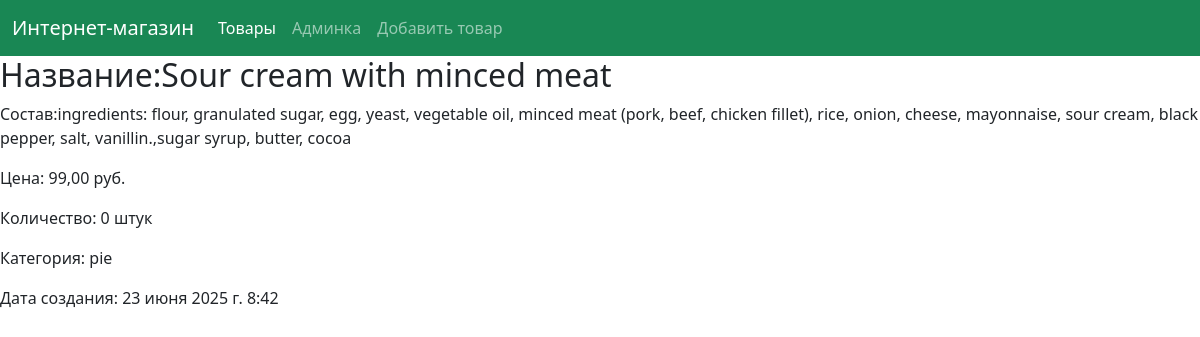
The app's page /product/2 with its own data.
### shop_app/models.py (models this page shows, shortened)
class Product(models.Model):
    name = models.CharField(max_length=200, verbose_name='Название товара', null=True)
    description = models.TextField(blank=True, verbose_name='Состав')
    price = models.DecimalField(max_digits=10, decimal_places=2, verbose_name='Цена')
    quantity = models.IntegerField(blank=True, default=0, verbose_name='Количество')
    created_at = models.DateTimeField(auto_now_add=True)
    category = models.ForeignKey(Category, on_delete=models.CASCADE, related_name='products')

class Category(models.Model):
    category_id = models.AutoField(primary_key=True)
    name = models.CharField(max_length=150, verbose_name='Название категории', default='', null=True)
    description = models.TextField(blank=True, verbose_name='Описание',)

### shop_app/views.py (the view)
# urls.py: path('product/<int:pk>', views.ProductDetailView.as_view(), name='product_detail'),
class ProductDetailView(DetailView):
    model = Product
    template_name = 'shop_app/product_detail.html'
    context_object_name = 'product'

### shop_app/templates/shop_app/product_detail.html
{% extends 'shop_app/base.html' %}
{% block content %}
<h2>Название:{{ product.name }}</h2>
<p>Состав:{{ product.description }}</p>
<p>Цена: {{ product.price }} руб.</p>
<p>Количество: {{ product.quantity }} штук</p>
<p>Категория: {{ product.category.name }}</p>
<p>Дата создания: {{ product.created_at }}</p>
{% endblock %}

### records on screen
Product: name "Sour cream with minced meat", description "ingredients: flour, granulated sugar, egg, yeast, vegetable oil, minced meat (pork, beef, chicken fillet), rice, onion, cheese, mayonnaise, sour cream, black pepper, salt, vanillin.,sugar syrup, butter, cocoa", price "99,00", quantity "0", category.name "pie", created_at "23 июня 2025 г. 8:42"
